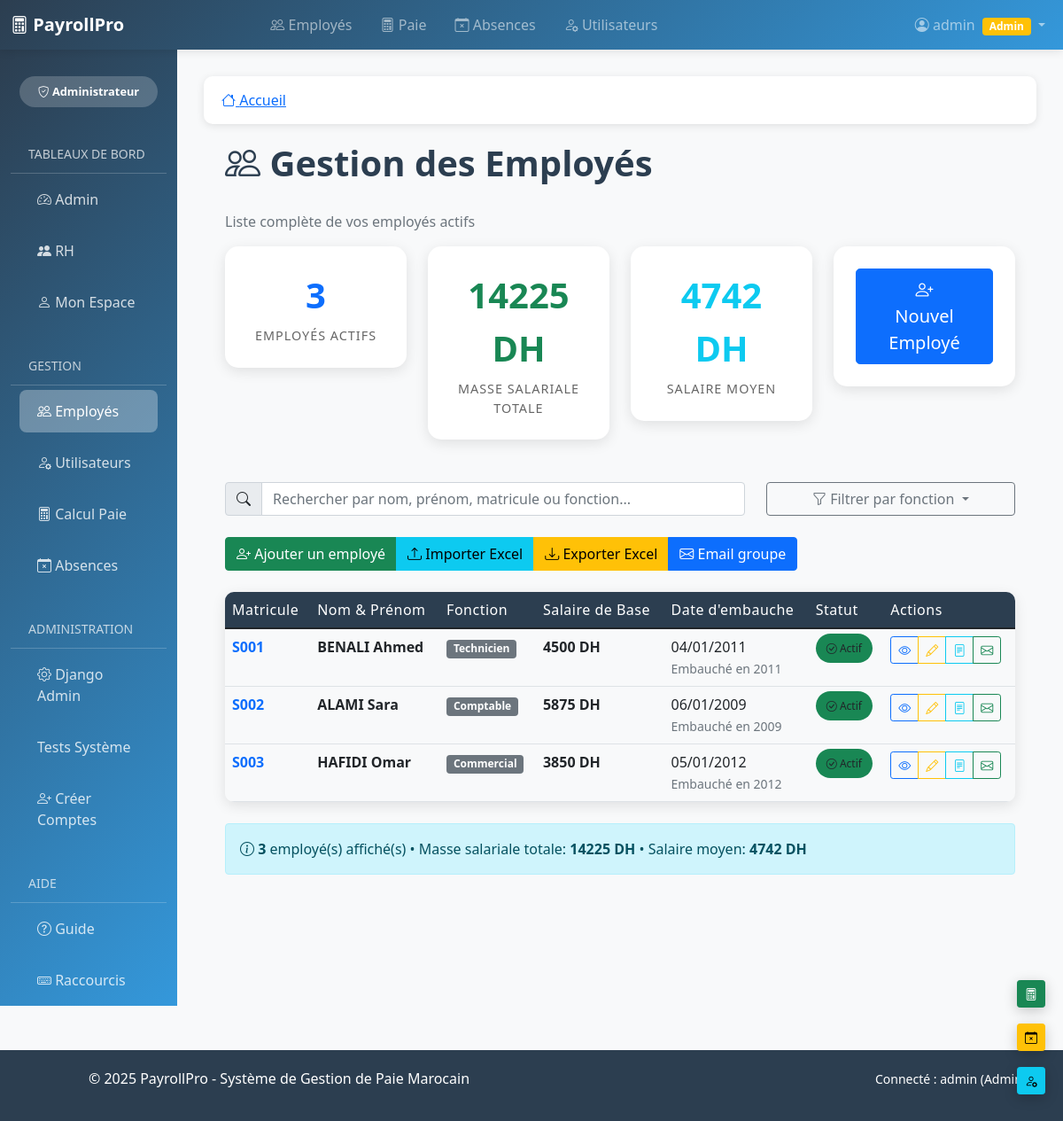
Before: /employes/ (signed in) with the older database file.
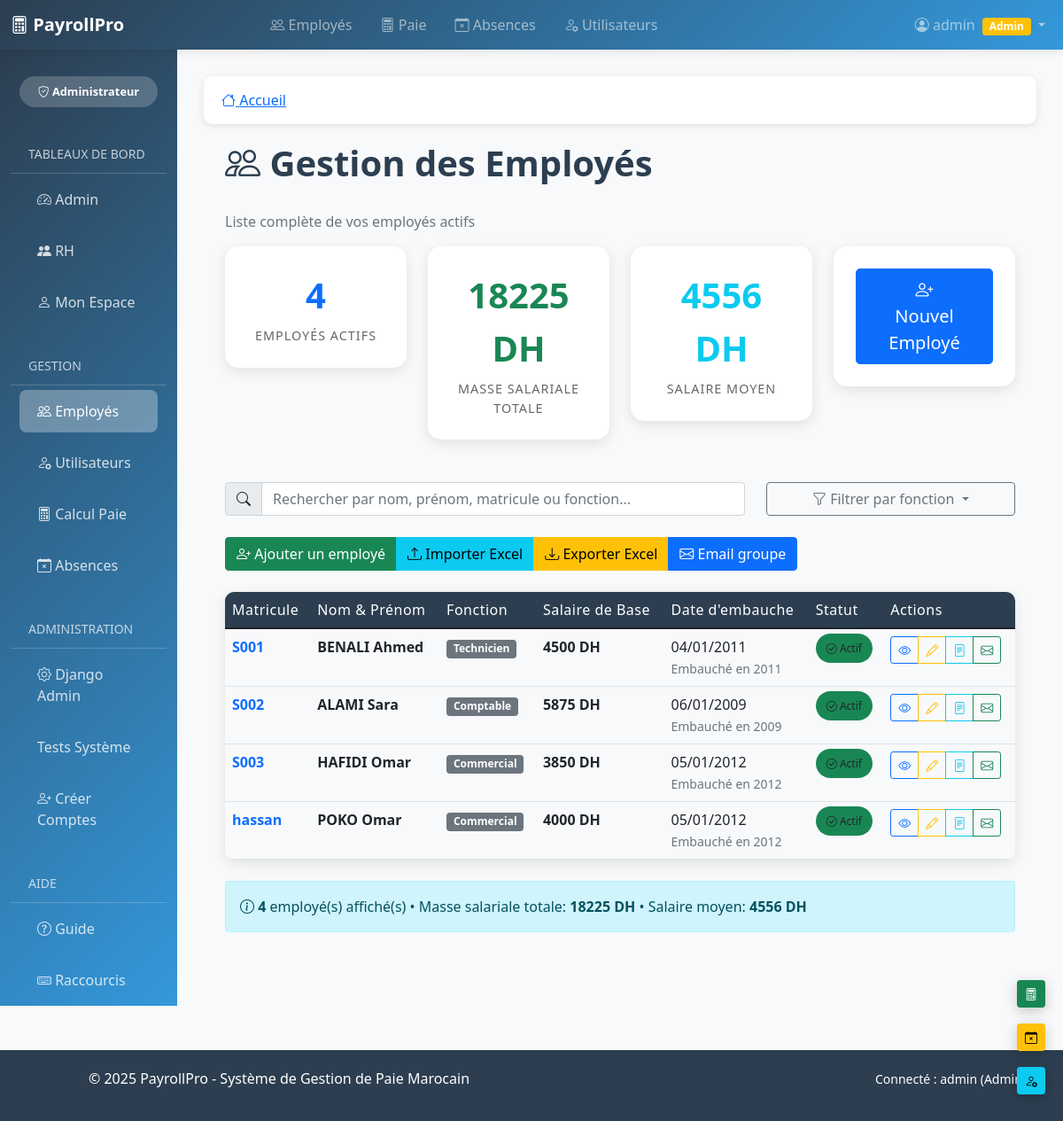
After: the same page with the newer database file.
### paie/models.py (models this page shows, shortened)
class Employe(models.Model):
    user = models.OneToOneField(
        User,
        on_delete=models.SET_NULL,
        null=True,
        blank=True,
        help_text="Compte utilisateur pour l'accès au système"
    )
    site = models.ForeignKey(
        Site,
        on_delete=models.CASCADE,
        related_name='employes',
        null=True,  # TEMPORAIRE
        blank=True, # TEMPORAIRE
        help_text="Site d'affectation de l'employé"
    )
    departement = models.ForeignKey(
        Departement,
        on_delete=models.CASCADE,
        related_name='employes',
        null=True,  # TEMPORAIRE
        blank=True, # TEMPORAIRE
        help_text="Département d'affectation"
    )
    manager = models.ForeignKey(
        'self',
        on_delete=models.SET_NULL,
        null=True,
        blank=True,
        related_name='equipe',
        help_text="Manager direct de l'employé"
    )
    matricule = models.CharField(max_length=10, unique=True, help_text="Ex: S001, S002...")
    nom = models.CharField(max_length=100)
    prenom = models.CharField(max_length=100)
    cin = models.CharField(max_length=20, unique=True, help_text="Carte d'identité nationale")
    fonction = models.CharField(max_length=100, help_text="Ex: Technicien, Comptable...")
    date_embauche = models.DateField()
    salaire_base = models.DecimalField(max_digits=10, decimal_places=2, help_text="Salaire mensuel de base en DH")
    ROLE_CHOICES = [
        ('EMPLOYE', 'Employé'),
        ('RH', 'Ressources Humaines'),
    ]
    role_systeme = models.CharField(
        max_length=20,
        choices=ROLE_CHOICES,
        default='EMPLOYE',
        help_text="Rôle dans le système de paie"
    )
    SITUATION_CHOICES = [
        ('C', 'Célibataire'),
        ('M', 'Marié(e)'),
        ('D', 'Divorcé(e)'),
        ('V', 'Veuf/Veuve'),
    ]
    situation_familiale = models.CharField(max_length=1, choices=SITUATION_CHOICES, default='C')
    nombre_enfants = models.IntegerField(default=0, validators=[MinValueValidator(0), MaxValueValidator(10)])
    telephone = models.CharField(max_length=20, blank=True)
    email = models.EmailField(blank=True)
    adresse = models.TextField(blank=True)
    banque = models.CharField(max_length=100, blank=True)
    numero_compte = models.CharField(max_length=30, blank=True)
    actif = models.BooleanField(default=True)
    date_creation = models.DateTimeField(auto_now_add=True)
    date_modification = models.DateTimeField(auto_now=True)
    class Meta:
        verbose_name = "Employé"
        verbose_name_plural = "Employés"
        ordering = ['matricule']
    def nom_complet(self):
        return f"{self.nom} {self.prenom}"

### paie/views.py (the view, shortened to what this page needs)
# urls.py: path('employes/', views.liste_employes, name='liste_employes'),
@login_required
def liste_employes(request):
    site_filtre = request.GET.get('site', '')
    departement_filtre = request.GET.get('departement', '')
    recherche = request.GET.get('recherche', '')
    employes = Employe.objects.filter(actif=True).select_related('site', 'departement', 'manager')
    if site_filtre:
        employes = employes.filter(site_id=site_filtre)
    if departement_filtre:
        employes = employes.filter(departement_id=departement_filtre)
    employes = employes.order_by('site__nom', 'departement__nom', 'matricule')
    total_employes = employes.count()
    sites_stats = []
    if employes:
        masse_salariale_totale = sum(emp.salaire_base for emp in employes)
        salaire_moyen = masse_salariale_totale / total_employes
    else:
        masse_salariale_totale = 0
        salaire_moyen = 0
    sites_disponibles = Site.objects.filter(actif=True).order_by('nom')
    departements_disponibles = Departement.objects.filter(actif=True).order_by('site__nom', 'nom')
    if site_filtre:
        departements_disponibles = departements_disponibles.filter(site_id=site_filtre)
    role = obtenir_role_utilisateur(request.user)
    context = {
        'employes': employes,
        'total_employes': total_employes,
        'masse_salariale_totale': masse_salariale_totale,
        'salaire_moyen': salaire_moyen,
        'sites_stats': sites_stats,
        'sites_disponibles': sites_disponibles,
        'departements_disponibles': departements_disponibles,
        'site_filtre': site_filtre,
        'departement_filtre': departement_filtre,
        'recherche': recherche,
        'user_role': role,
    }
    return render(request, 'paie/liste_employes.html', context)

### paie/user_management.py (called while the page is built, shortened)
def obtenir_role_utilisateur(user):
    if user.is_superuser:
        return 'admin'

    def obtenir_employe_par_user(self, user):
        try:
            return Employe.objects.get(user=user)
        except Employe.DoesNotExist:
            return None

### paie/templates/paie/liste_employes.html (shortened to what the changed rows need)
{% extends 'paie/base.html' %}
{% block content %}
<div class="container-fluid">
    <div class="row">
        <div class="col-12">
            <h1 class="page-title">
                <i class="bi bi-people"></i> Gestion des Employés
            </h1>
        </div>
    </div>
    <div class="row mb-4">
        <div class="col-lg-3 col-md-6 mb-4">
            <div class="stats-card text-center">
                <div class="stats-number text-primary">{{ total_employes }}</div>
                <div class="stats-label">Employés Actifs</div>
            </div>
        </div>
        <div class="col-lg-3 col-md-6 mb-4">
            <div class="stats-card text-center">
                <div class="stats-number text-success">{{ masse_salariale_totale|floatformat:0 }} DH</div>
                <div class="stats-label">Masse Salariale Totale</div>
            </div>
        </div>
        <div class="col-lg-3 col-md-6 mb-4">
            <div class="stats-card text-center">
                <div class="stats-number text-info">{{ salaire_moyen|floatformat:0 }} DH</div>
                <div class="stats-label">Salaire Moyen</div>
            </div>
        </div>
    </div>
    <div class="row">
        <div class="col-12">
            <div class="table-responsive">
                <table class="table table-hover" id="employeTable">
                    <thead>
                        <tr>
                            <th>Matricule</th>
                            <th>Nom & Prénom</th>
                            <th>Fonction</th>
                            <th>Salaire de Base</th>
                            <th>Date d'embauche</th>
                            <th>Statut</th>
                            <th>Actions</th>
                        </tr>
                    </thead>
                    <tbody>
                        {% for employe in employes %}
                            <tr data-fonction="{{ employe.fonction }}">
                                <td>
                                    <strong class="text-primary">{{ employe.matricule }}</strong>
                                </td>
                                <td>
                                    <div>
                                        <strong>{{ employe.nom_complet }}</strong>
                                    </div>
                                </td>
                                <td>
                                    <span class="badge bg-secondary">{{ employe.fonction }}</span>
                                </td>
                                <td>
                                    <strong>{{ employe.salaire_base|floatformat:0 }} DH</strong>
                                </td>
                                <td>
                                    {{ employe.date_embauche|date:"d/m/Y" }}
                                    <br><small class="text-muted">
                                        Embauché en {{ employe.date_embauche|date:"Y" }}
                                    </small>
                                </td>
                                <td>
                                    {% if employe.actif %}
                                        <span class="badge-status bg-success">
                                            <i class="bi bi-check-circle"></i> Actif
                                        </span>
                                    {% else %}
                                        <span class="badge-status bg-danger">
                                            <i class="bi bi-x-circle"></i> Inactif
                                        </span>
                                    {% endif %}
                                </td>
                                <td>
                                    <div class="btn-group btn-group-sm" role="group">
                                        <a href="{% url 'paie:detail_employe' employe.id %}"
                                           class="btn btn-outline-primary" title="Voir détails">
                                            <i class="bi bi-eye"></i>
                                        </a>
                                        <a href="/admin/paie/employe/{{ employe.id }}/change/"
                                           class="btn btn-outline-warning" title="Modifier">
                                            <i class="bi bi-pencil"></i>
                                        </a>
                                        <a href="#" class="btn btn-outline-info"
                                           title="Bulletin de paie" onclick="voirBulletin({{ employe.id }})">
                                            <i class="bi bi-file-text"></i>
                                        </a>
                                        <a href="#" class="btn btn-outline-success"
                                           title="Contacter" onclick="contacterEmploye('{{ employe.email }}')">
                                            <i class="bi bi-envelope"></i>
                                        </a>
                                    </div>
                                </td>
                            </tr>
                        {% endfor %}
                    </tbody>
                </table>
            </div>
        </div>
    </div>
    {% if employes %}
    <div class="row mt-4">
        <div class="col-12">
            <div class="alert alert-info">
                <i class="bi bi-info-circle"></i>
                <strong>{{ total_employes }}</strong> employé(s) affiché(s) •
                Masse salariale totale: <strong>{{ masse_salariale_totale|floatformat:0 }} DH</strong> •
                Salaire moyen: <strong>{{ salaire_moyen|floatformat:0 }} DH</strong>
            </div>
        </div>
    </div>
    {% endif %}
</div>
{% endblock %}

Changed rows visible on the page:
added Employe: matricule "hassan", nom_complet "POKO Omar", fonction "Commercial", salaire_base "4000", date_embauche "05/01/2012", date_embauche "2012", actif True (drawn)
Other visible differences:
{{ total_employes }}: "3" → "4"
{{ masse_salariale_totale|floatformat:0 }}: "14225" → "18225"
{{ salaire_moyen|floatformat:0 }}: "4742" → "4556"
